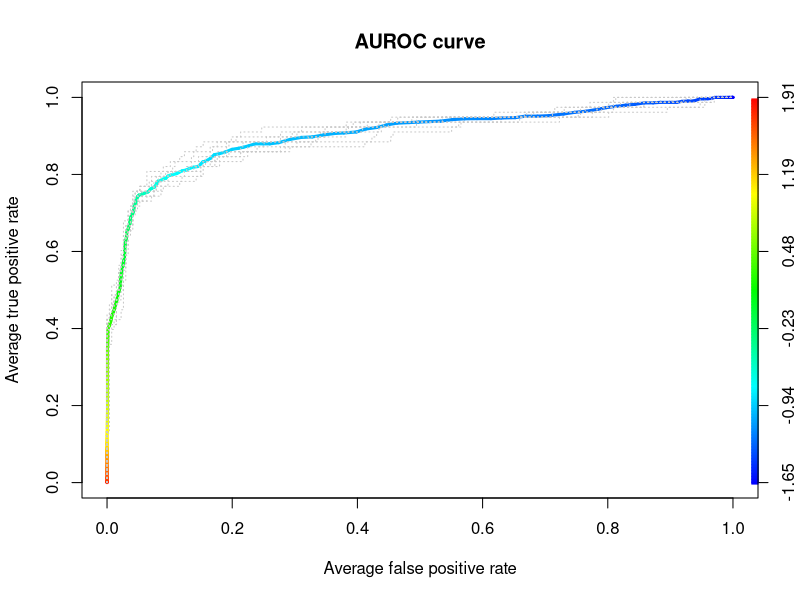
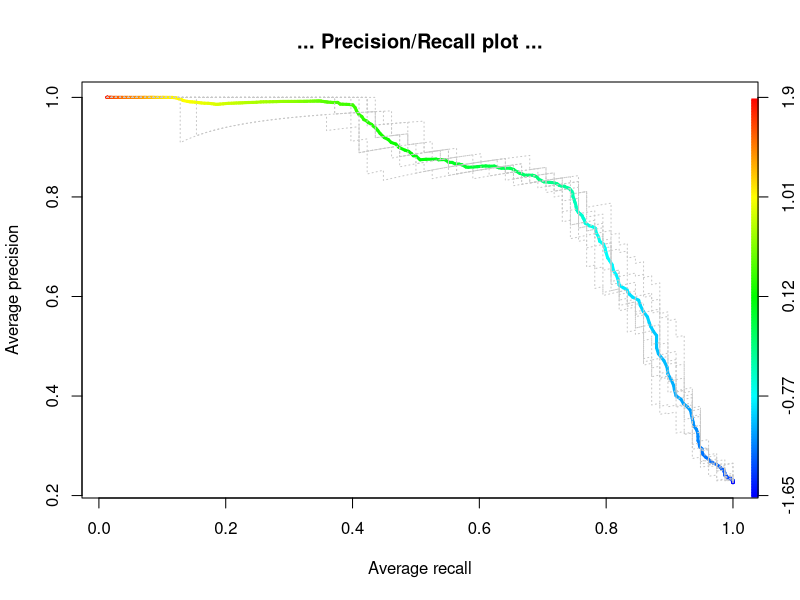
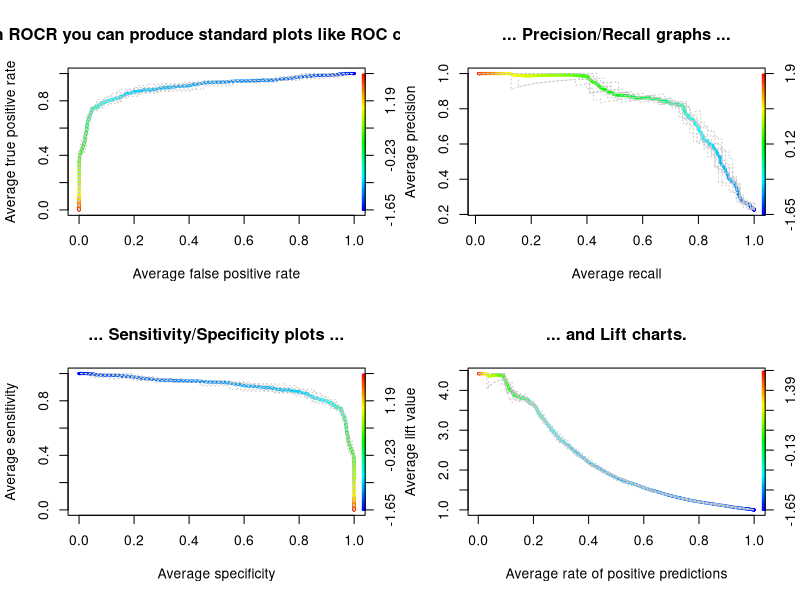
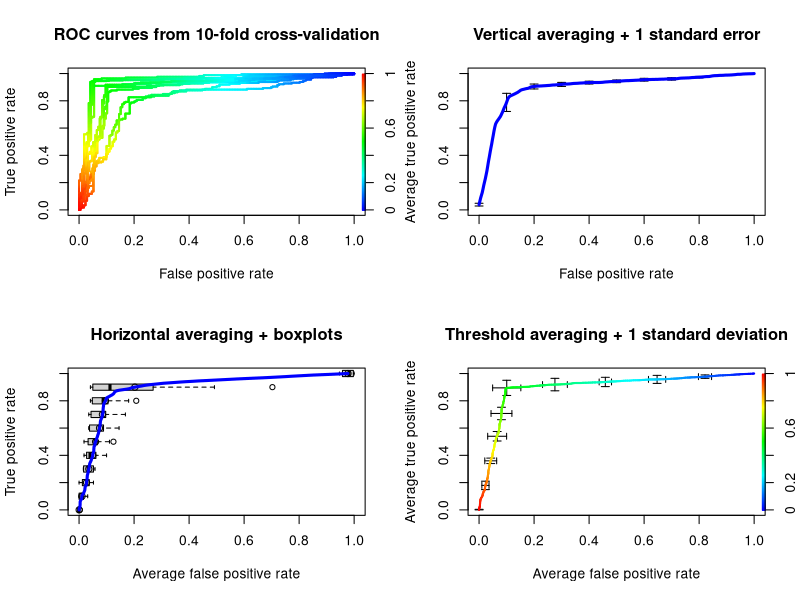
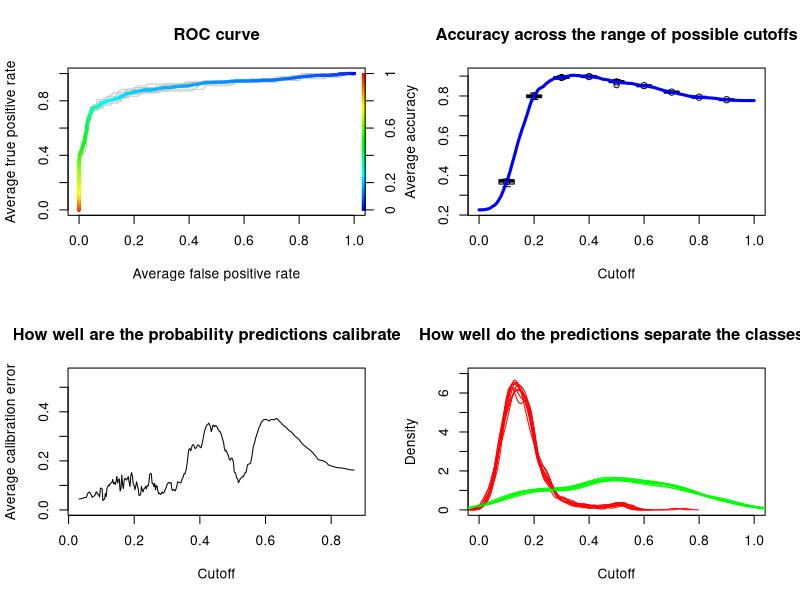
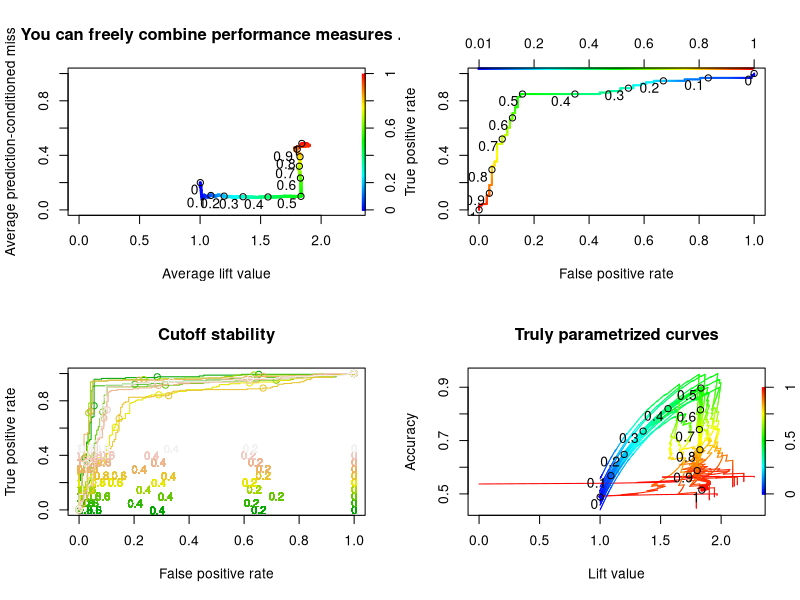
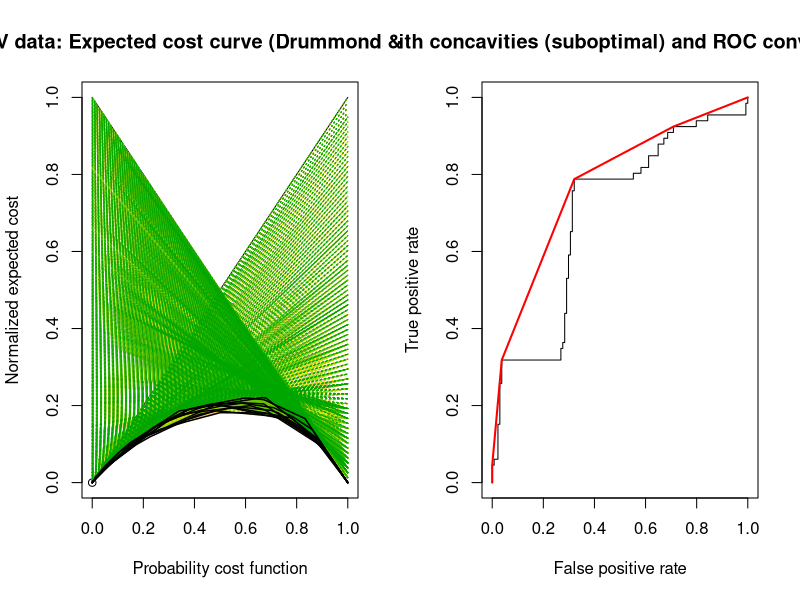

Generate these figures, in order, with R: (Note: this script raises an error after producing the figures.)
# Tutorial on the package ROCR for ROC characteristics
library(ROCR)
data(ROCR.hiv)

predictions <- ROCR.hiv$hiv.svm$predictions  # a list, one can also have just one vector
labels <- ROCR.hiv$hiv.svm$labels    # a list, one can also have just one vector

pred <- prediction(predictions, labels)
pred
#> A prediction instance
#>   with 10 cross validation runs (equal lengths)

perf <- ROCR::performance(pred, "tpr", "fpr")
perf
plot(perf,
     avg= "threshold",
     colorize=TRUE,
     lwd= 3,
     main= "AUROC curve")
plot(perf,
     lty=3,
     col="grey78",
     add=TRUE)


perf <- ROCR::performance(pred, "prec", "rec")
plot(perf,
     avg= "threshold",
     colorize=TRUE,
     lwd= 3,
     main= "... Precision/Recall plot ...")
plot(perf,
     lty=3,
     col="grey78",
     add=TRUE)

demo(ROCR) # starts a demonstration of further graphical capabilities of ROCR. 
help(package=ROCR)


library(ROCR)
data(ROCR.simple)
reorder <- order(ROCR.simple$predictions)
ordered_data <- ROCR.simple$predictions[reorder]
ordered_labels <- ROCR.simple$labels[reorder]
pred <- prediction(ordered_data, ordered_labels)
pred

num_data <- length(reorder)
x <- 1:num_data
y <- pred@tp[[1]][2:(num_data+1)]/(pred@tp[[1]][2:(num_data+1)]+pred@fp[[1]][2:(num_data+1)])
plot(x,y)

perf <- ROCR::performance(pred, "prec", "rec")
perf
plot(perf,
     avg= "threshold",
     colorize=TRUE,
     lwd= 3,
     main= "AUROC curve")
